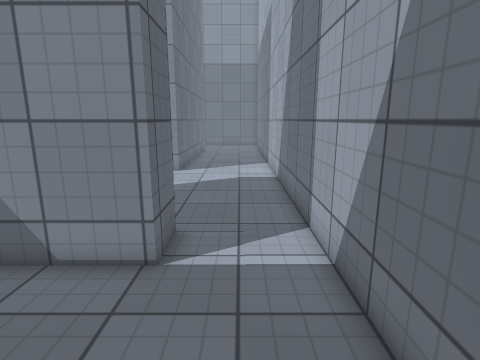
view 1 (above)

21 first-person views from a walk through a scene from a Unity 3-D project. The camera is 1.5 m above the floor, tilts 12° down and sees 80° across. The floor is counted in squares, 0.5 m on a side. Each view is taken from the middle of a square. On the plan, view 1 faces up. The plan holds only what a view shows up to about 20 squares ahead; the rest is blank. The place goes on beyond the plan. Surface patterns are stand-ins for the level's own textures.

view 2
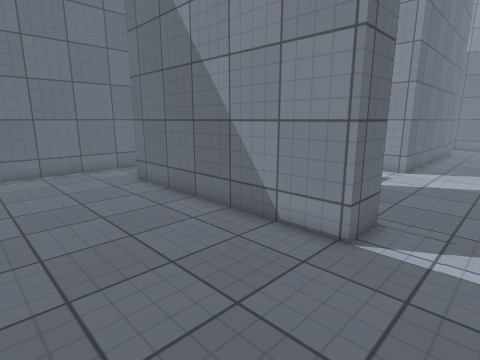

view 3
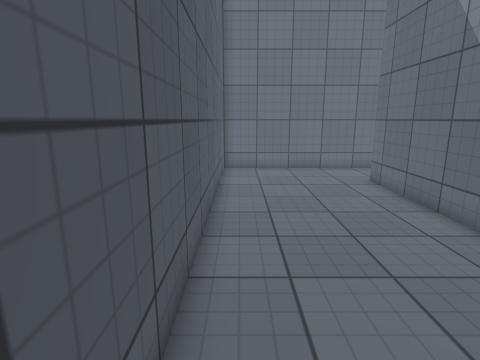

view 4
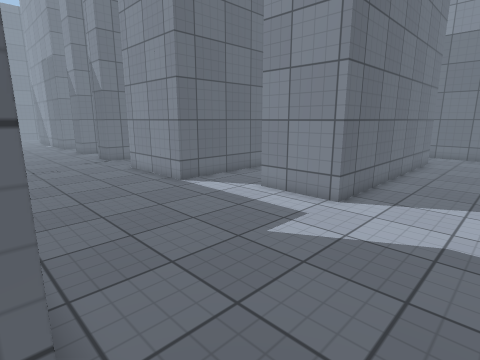

view 5
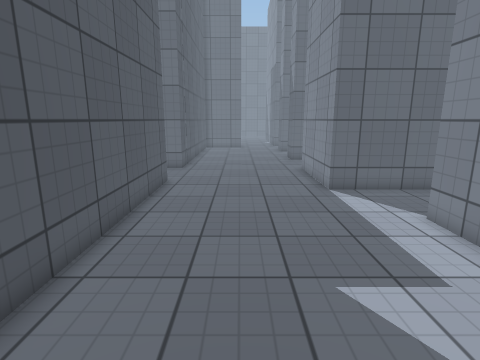

view 6
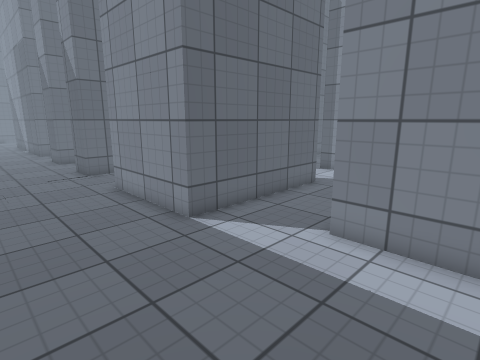

view 7
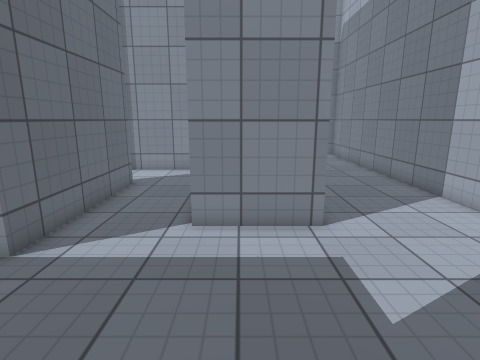

view 8
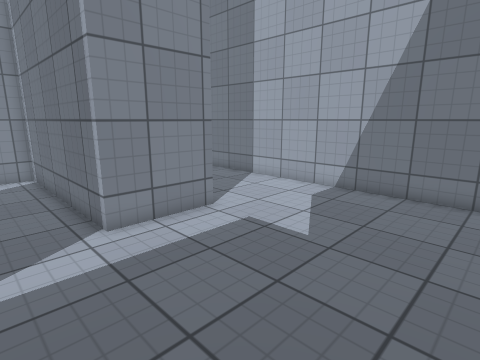

view 9
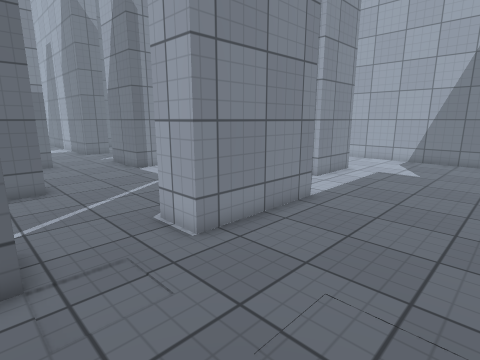

view 10
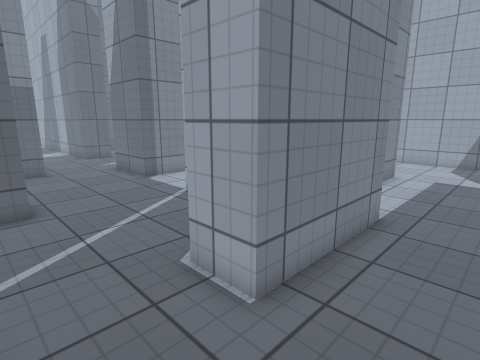

view 11
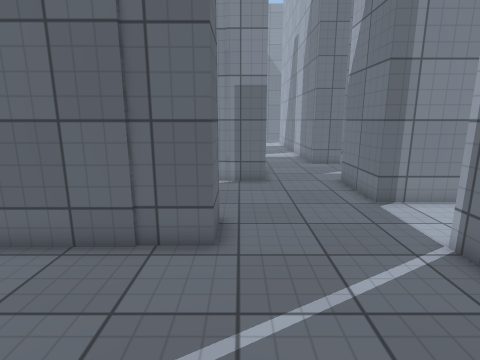

view 12
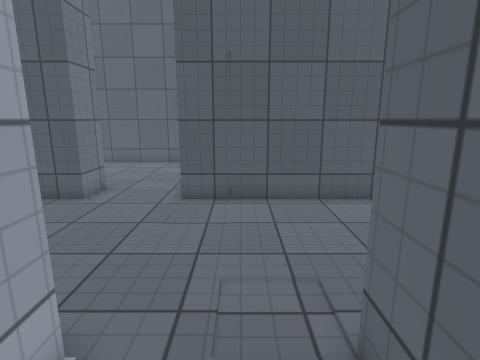

view 13
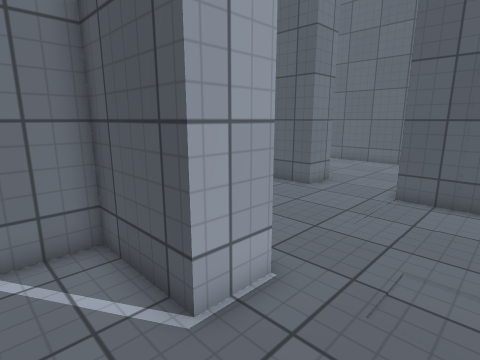

view 14
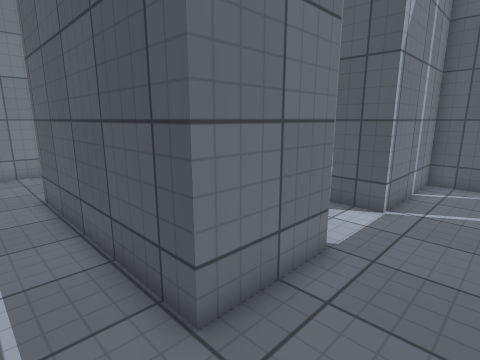

view 15
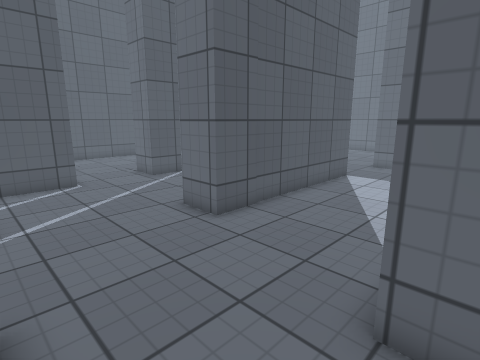

view 16
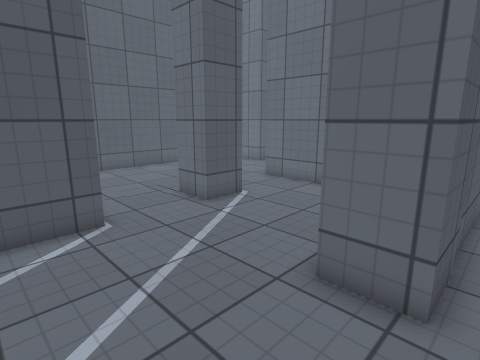

view 17
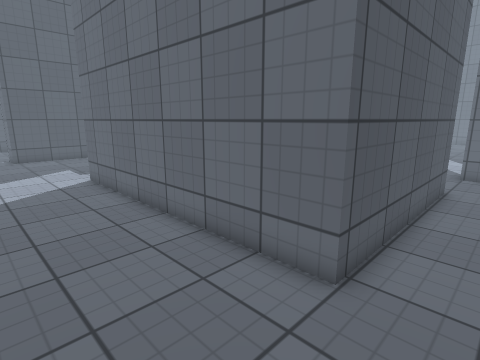

view 18
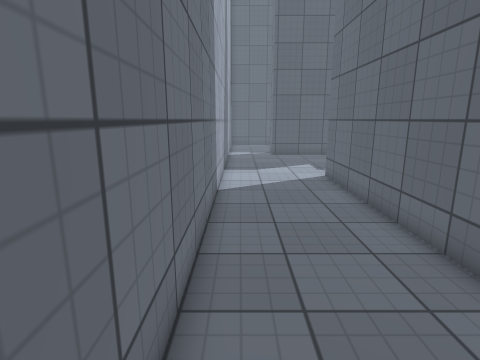

view 19
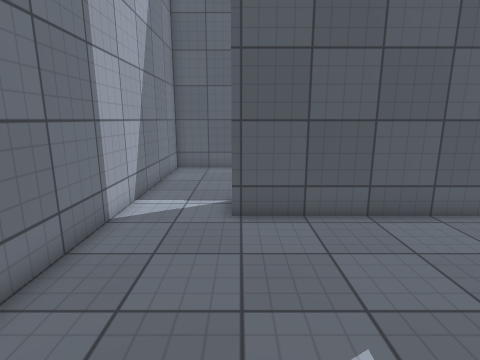

view 20
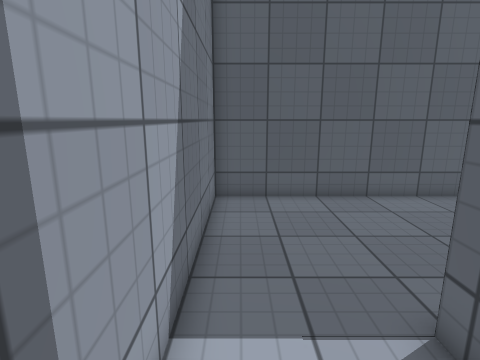

view 21
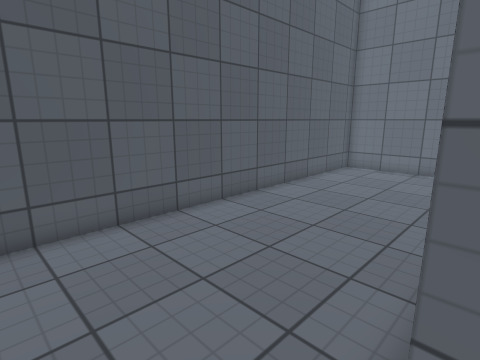

### Floor plan
Points are (right, up) in squares from view 1. A wall is a line through its corners. A room is listed if a view was taken in it or the views show most of it. See-through windows are left out.
Room 1 (views 1, 2, 3, 4, 21)
walls: (-1.8, 7.4) (-1.8, 5.5) (-13, 5.5) (-13, 7.4); (-16.8, 7.4) (-16.8, -2) (2, -2) (2, 7.5)
ways out: opening at (-15, 6.5) to room 2; opening at (0, 6.5) to room 2
Room 2 (views 5, 6, 7, 8, 9, 10, 14, 15, 16, 17, 18, 19, 20)
walls: (-13, 22.4) (-11.1, 22.4) (-11.1, 14.9) (-16.8, 14.9); (-13, 7.4) (-1.8, 7.4); (-20.5, 14.9) (-22.4, 14.9); (-20.6, 22.4) (-23.5, 22.4); (-22.5, 16.8) (-20.5, 16.8); (-13, 29.9) (-3.6, 29.9) (-3.6, 16.8) (-7.4, 16.8) (-7.4, 26.1) (-13, 26.1); (2, 7.5) (2, 31); (-16.8, 31) (-16.8, 29.9); (-23.5, 7.4) (-16.8, 7.4)
ways out: opening at (-15, 6.5) to room 1; opening at (0, 6.5) to room 1; opening at (-21.5, 19.5) to room 3; opening at (-19, 14) to room 3; opening at (-15, 30) to room 3; opening at (-13.3, 24) to room 3
Room 3 (views 11, 12, 13)
walls: (-13, 26.1) (-13, 29.9); (-23.5, 24.3) (-18.6, 24.3) (-18.6, 22.4) (-20.6, 22.4); (-16.8, 29.9) (-19.1, 29.9); (-20.5, 16.8) (-20.5, 14.9); (-16.8, 14.9) (-16.8, 16.8) (-13, 16.8) (-13, 22.4)
ways out: opening at (-21.5, 19.5) to room 2; opening at (-19, 14) to room 2; opening at (-15, 30) to room 2; opening at (-13.3, 24) to room 2

Positions as (right, up) in squares from view 1, and headings:
1: (0, 0), facing up
2: (1, -1), facing up-left
3: (1, -1), facing left
4: (1, 7), facing up-left
5: (1, 11), facing left
6: (-4, 10), facing up-left
7: (-6, 9), facing up
8: (-10, 9), facing up-right
9: (-21, 9), facing up-right
10: (-20, 12), facing up-right
11: (-18, 16), facing up
12: (-19, 18), facing down
13: (-20, 19), facing down-right
14: (-16, 32), facing down-right
15: (-13, 31), facing down-left
16: (-14, 25), facing down-left
17: (1, 32), facing down-left
18: (1, 32), facing down
19: (-2, 16), facing down
20: (1, 9), facing down
21: (1, 6), facing down-left
